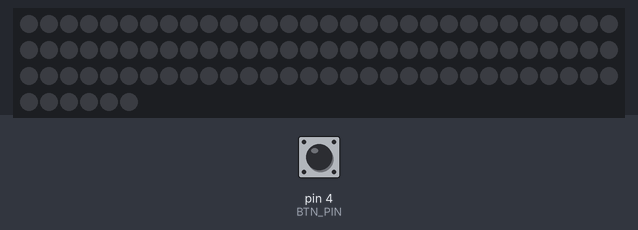
Bench run of a sketch on a simulated Arduino Uno, built with avr-gcc and run on an emulated ATmega328P. Parts: 96 RGB LEDs in strip order, left to right, continuing on the next row. The inputs (shaded band) are chosen by the test bench; at power-on: pin 4 (BTN_PIN) HIGH. Dim RGB values are drawn brighter than linear.

Above: at 2.2 s.
2.3 s: pin 4 (BTN_PIN) pulled LOW for 3.2 s
At 4.8 s:
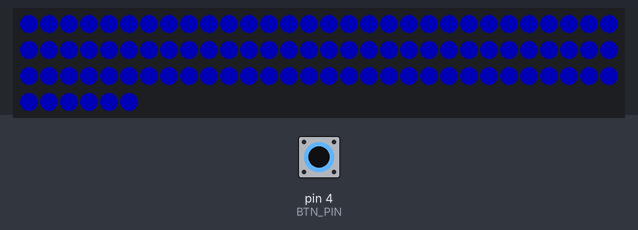
6.1 s: pin 4 (BTN_PIN) pulled LOW for 1 s
At 7.54 s:
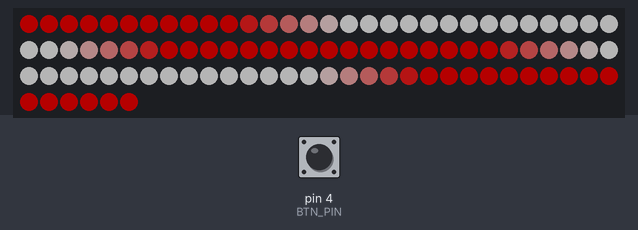
7.7 s: pin 4 (BTN_PIN) pulled LOW for 1 s
At 9.08 s:
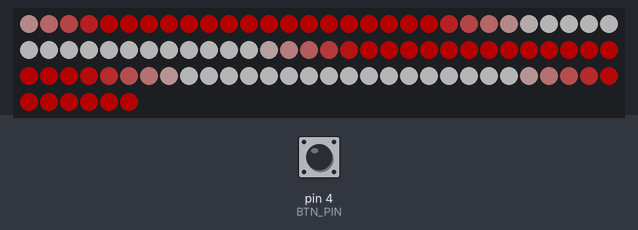
9.3 s: pin 4 (BTN_PIN) pulled LOW for 0.15 s
At 9.8 s:
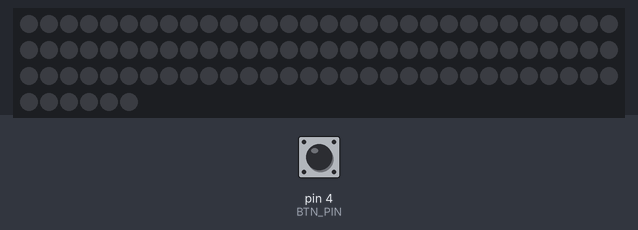
10.9 s: pin 4 (BTN_PIN) pulled LOW for 0.15 s
At 12.0 s:
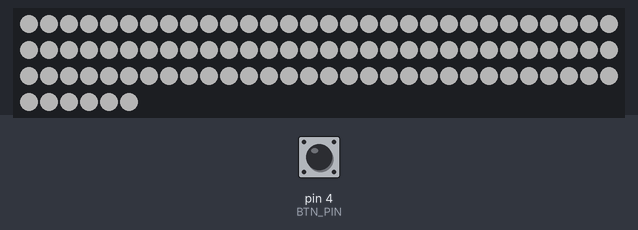
Timing chart, 0 to 13.5 s (numbered marks = the images above; inputs shaded):
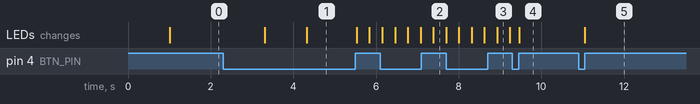

The sketch:

DrumStorm_LEDs_final.ino
```cpp
/*
*@Author Paul Lödige
*@Date 2019-06-03
*
*A script to control LEDs
*/
#include <FastLED.h>


#define LED_PIN                 2     //the pin the LEDs are connected to
#define NUM_LEDS                96    //number of LEDs
#define BTN_PIN                 4     //the pin the modus button is connected to
#define BTN_Bounce              50    //bounce time of the modus button in ms
#define mediumTime              1000  //medium button press time
#define longTime                2000  //long button press time

//other defines and stuff for the FastLED library
#define BRIGHTNESS  64
#define LED_TYPE    WS2811
#define COLOR_ORDER GRB
CRGB leds[NUM_LEDS];
#define LED_UPDATES_PER_SECOND  100

static CRGBPalette16 currentPalette;
static TBlendType    currentBlending;

static unsigned long pressStartMillis=0;  //memory for the time the user starts pressing the button
static unsigned long pressTime=0;         //memory for the amount of time the button has been pressed

static bool inputFinished;   //bool to inform whether the user finished the input
static uint8_t startIndex;       //the start index for the curren palette

extern CRGBPalette16 myRedWhitePalette;
extern const TProgmemPalette16 myRedWhitePalette_p PROGMEM;


//enums
enum sysState{
  off,
  Color,
  redAndWhite,
  white
};

enum btnState{
  noClick,
  shortClick,
  mediumClick,
  longClick
};

//enum variables
static sysState systemState=off;
static btnState buttonState=noClick;


void setup() {
  pinMode(BTN_PIN, INPUT_PULLUP);
  delay( 1000 ); // power-up safety delay
  FastLED.addLeds<LED_TYPE, LED_PIN, COLOR_ORDER>(leds, NUM_LEDS).setCorrection( TypicalLEDStrip );
  FastLED.setBrightness(  BRIGHTNESS );
}


void loop() {
  if(digitalRead(BTN_PIN)==HIGH){
      pressStartMillis=millis();
      changeMode();
      buttonState=noClick;
    }

  pressTime=millis()-pressStartMillis;
  if(pressTime>=BTN_Bounce){
      if(pressTime<mediumTime){
          buttonState=shortClick;
        }
       else if(pressTime<longTime){
          buttonState=mediumClick;
          fill_solid( currentPalette, 16, CRGB::Red);
          currentBlending = NOBLEND;
          FillLEDsFromPaletteColors( 0);
          FastLED.show();
          FastLED.delay(1000 / LED_UPDATES_PER_SECOND);

        }
       else{
          buttonState=longClick;
          fill_solid( currentPalette, 16, CRGB::Blue);
          currentBlending = NOBLEND;
          FillLEDsFromPaletteColors( 0);
          FastLED.show();
          FastLED.delay(1000 / LED_UPDATES_PER_SECOND);
        }
    }

  statemachine();
}


void changeMode(){
    switch(buttonState){
        case noClick:
          break;

        case shortClick:
          if(systemState==off){
              systemState=white;
            }
          else{
              systemState=off;
            }
          break;

        case mediumClick:
          systemState=redAndWhite; break;

        case longClick:
          systemState=Color; break;
      }
}

void statemachine(){
  switch(systemState){
      case white:
        LED_white();break;

      case off:
        LED_off();break;

      case redAndWhite:
        LED_redAndWhite();break;

      case Color:
        LED_Color();break;
    }
}

/**
 * @brief turns all LEDs off
**/
void LED_off(){
    for(int i=0;i<NUM_LEDS;i++){
      leds[i]=CRGB::Black;
    }
  FastLED.show();
}

/**
 * @brief switches all LEDs to white
**/
void LED_white(){
  for(int i=0;i<NUM_LEDS;i++){
      leds[i]=CRGB::White;
  }
  FastLED.show();
}

/**
 * @brief switches the LEDs to the red and white sequence
**/
void LED_redAndWhite(){
  currentPalette = myRedWhitePalette_p;
  currentBlending = LINEARBLEND;
  static uint8_t startIndex = 0;
  startIndex = startIndex + 1; /* motion speed */
  FillLEDsFromPaletteColors( startIndex);
  FastLED.show();
  FastLED.delay(1000 / LED_UPDATES_PER_SECOND);
}

/**
 * @brief runs the first Color function
**/
void LED_Color(){
  currentPalette = RainbowColors_p;
  currentBlending = LINEARBLEND;
  static uint8_t startIndex = 0;
  startIndex = startIndex + 1; /* motion speed */
  FillLEDsFromPaletteColors( startIndex);
  FastLED.show();
  FastLED.delay(1000 / LED_UPDATES_PER_SECOND);
}

const TProgmemPalette16 myRedWhitePalette_p PROGMEM =
{
  CRGB::Red,
  CRGB::Red,
  CRGB::Red,
  CRGB::Red,

  CRGB::White,
  CRGB::White,
  CRGB::White,
  CRGB::White,

  CRGB::Red,
  CRGB::Red,
  CRGB::Red,
  CRGB::Red,

  CRGB::White,
  CRGB::White,
  CRGB::White,
  CRGB::White,
};

void FillLEDsFromPaletteColors( uint8_t colorIndex)
{
  uint8_t brightness = 255;

  for ( int i = 0; i < NUM_LEDS; i++) {
    leds[i] = ColorFromPalette( currentPalette, colorIndex, brightness, currentBlending);
    colorIndex += 3;
  }
}
```

Measured:
- after the input at 2.3 s, the LEDs: first change after 1.0 s (image 1 shows a later state)
- after the input at 6.1 s, the LEDs: first differ from a run without the input after 1.3 s (image 2)
- after the input at 9.3 s, the LEDs: change after 0.16 s (image 4)
- after the input at 10.9 s, the LEDs: change after 0.16 s (image 5)
